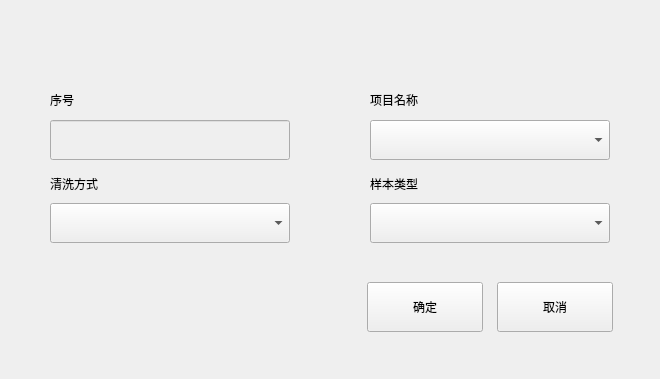
<?xml version="1.0" encoding="UTF-8"?>
<ui version="4.0">
 <class>AddWashSampleProbeDlg</class>
 <widget class="BaseDlg" name="AddWashSampleProbeDlg">
  <property name="geometry">
   <rect>
    <x>0</x>
    <y>0</y>
    <width>660</width>
    <height>379</height>
   </rect>
  </property>
  <property name="windowTitle">
   <string notr="true">AddWashSampleProbeDlg</string>
  </property>
  <widget class="QPushButton" name="save_btn">
   <property name="geometry">
    <rect>
     <x>367</x>
     <y>282</y>
     <width>116</width>
     <height>50</height>
    </rect>
   </property>
   <property name="text">
    <string>确定</string>
   </property>
   <property name="buttons" stdset="0">
    <string notr="true">btn_dlg</string>
   </property>
  </widget>
  <widget class="QPushButton" name="quit_btn">
   <property name="geometry">
    <rect>
     <x>497</x>
     <y>282</y>
     <width>116</width>
     <height>50</height>
    </rect>
   </property>
   <property name="text">
    <string>取消</string>
   </property>
   <property name="buttons" stdset="0">
    <string notr="true">btn_dlg</string>
   </property>
  </widget>
  <widget class="QWidget" name="widget" native="true">
   <property name="geometry">
    <rect>
     <x>50</x>
     <y>90</y>
     <width>560</width>
     <height>181</height>
    </rect>
   </property>
   <layout class="QGridLayout" name="gridLayout">
    <property name="leftMargin">
     <number>0</number>
    </property>
    <property name="topMargin">
     <number>0</number>
    </property>
    <property name="rightMargin">
     <number>0</number>
    </property>
    <property name="bottomMargin">
     <number>0</number>
    </property>
    <property name="horizontalSpacing">
     <number>0</number>
    </property>
    <property name="verticalSpacing">
     <number>10</number>
    </property>
    <item row="4" column="0">
     <widget class="QComboBox" name="detergent_type_cbox">
      <property name="minimumSize">
       <size>
        <width>240</width>
        <height>40</height>
       </size>
      </property>
      <property name="maximumSize">
       <size>
        <width>240</width>
        <height>40</height>
       </size>
      </property>
     </widget>
    </item>
    <item row="3" column="2">
     <widget class="QLabel" name="label_5">
      <property name="text">
       <string>样本类型</string>
      </property>
     </widget>
    </item>
    <item row="3" column="0">
     <widget class="QLabel" name="label_3">
      <property name="text">
       <string>清洗方式</string>
      </property>
     </widget>
    </item>
    <item row="1" column="2">
     <widget class="QComboBox" name="assay_name_cbox">
      <property name="minimumSize">
       <size>
        <width>240</width>
        <height>40</height>
       </size>
      </property>
      <property name="maximumSize">
       <size>
        <width>240</width>
        <height>40</height>
       </size>
      </property>
      <property name="maxVisibleItems">
       <number>9</number>
      </property>
     </widget>
    </item>
    <item row="4" column="2">
     <widget class="QComboBox" name="sample_source_type_cbox">
      <property name="minimumSize">
       <size>
        <width>240</width>
        <height>40</height>
       </size>
      </property>
      <property name="maximumSize">
       <size>
        <width>240</width>
        <height>40</height>
       </size>
      </property>
     </widget>
    </item>
    <item row="0" column="1">
     <spacer name="horizontalSpacer">
      <property name="orientation">
       <enum>Qt::Horizontal</enum>
      </property>
      <property name="sizeHint" stdset="0">
       <size>
        <width>40</width>
        <height>20</height>
       </size>
      </property>
     </spacer>
    </item>
    <item row="5" column="0">
     <spacer name="verticalSpacer">
      <property name="orientation">
       <enum>Qt::Vertical</enum>
      </property>
      <property name="sizeHint" stdset="0">
       <size>
        <width>20</width>
        <height>40</height>
       </size>
      </property>
     </spacer>
    </item>
    <item row="0" column="0">
     <widget class="QLabel" name="label">
      <property name="text">
       <string>序号</string>
      </property>
     </widget>
    </item>
    <item row="0" column="2">
     <widget class="QLabel" name="label_2">
      <property name="text">
       <string>项目名称</string>
      </property>
     </widget>
    </item>
    <item row="1" column="0">
     <widget class="QLineEdit" name="num_edit">
      <property name="enabled">
       <bool>false</bool>
      </property>
      <property name="minimumSize">
       <size>
        <width>240</width>
        <height>40</height>
       </size>
      </property>
      <property name="maximumSize">
       <size>
        <width>240</width>
        <height>40</height>
       </size>
      </property>
      <property name="readOnly">
       <bool>false</bool>
      </property>
     </widget>
    </item>
    <item row="2" column="0">
     <spacer name="verticalSpacer_2">
      <property name="orientation">
       <enum>Qt::Vertical</enum>
      </property>
      <property name="sizeType">
       <enum>QSizePolicy::Fixed</enum>
      </property>
      <property name="sizeHint" stdset="0">
       <size>
        <width>20</width>
        <height>5</height>
       </size>
      </property>
     </spacer>
    </item>
   </layout>
  </widget>
 </widget>
 <customwidgets>
  <customwidget>
   <class>BaseDlg</class>
   <extends>QWidget</extends>
   <header>shared/basedlg.h</header>
   <container>1</container>
  </customwidget>
 </customwidgets>
 <resources/>
 <connections>
  <connection>
   <sender>quit_btn</sender>
   <signal>clicked()</signal>
   <receiver>AddWashSampleProbeDlg</receiver>
   <slot>close()</slot>
   <hints>
    <hint type="sourcelabel">
     <x>418</x>
     <y>254</y>
    </hint>
    <hint type="destinationlabel">
     <x>481</x>
     <y>226</y>
    </hint>
   </hints>
  </connection>
 </connections>
</ui>
